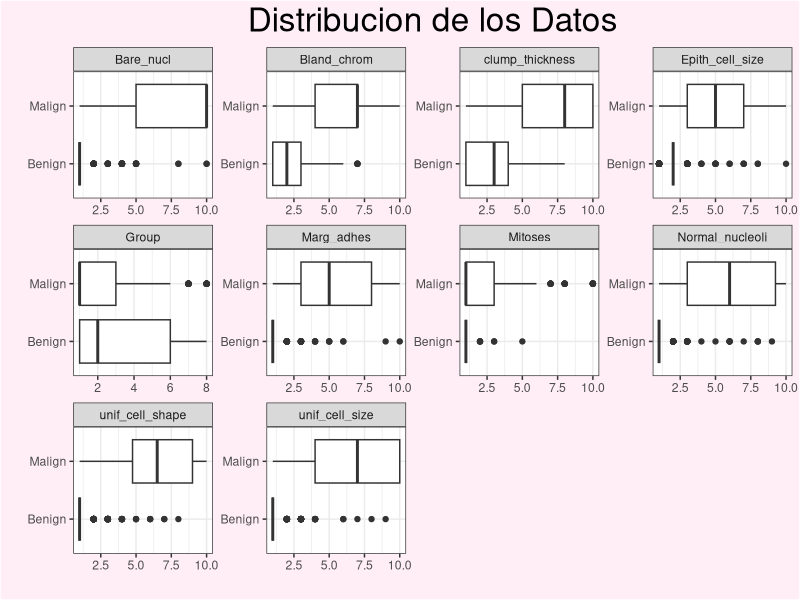
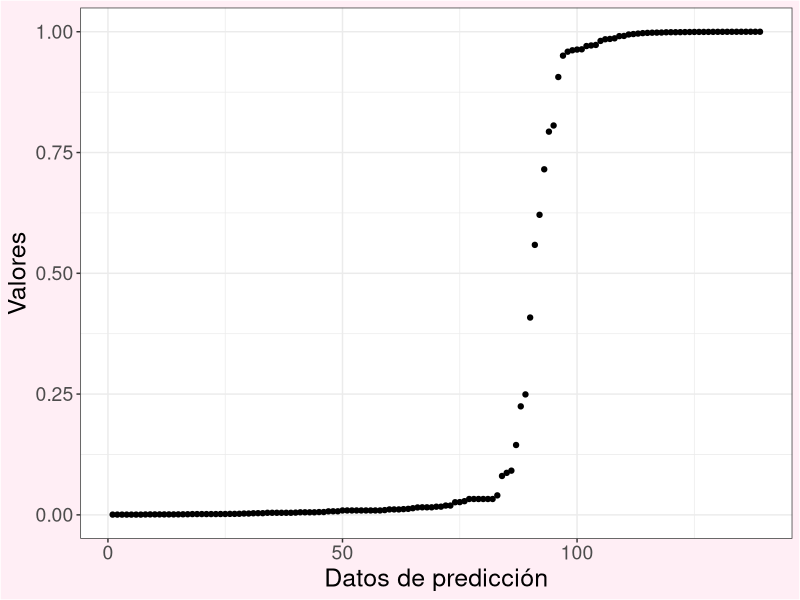
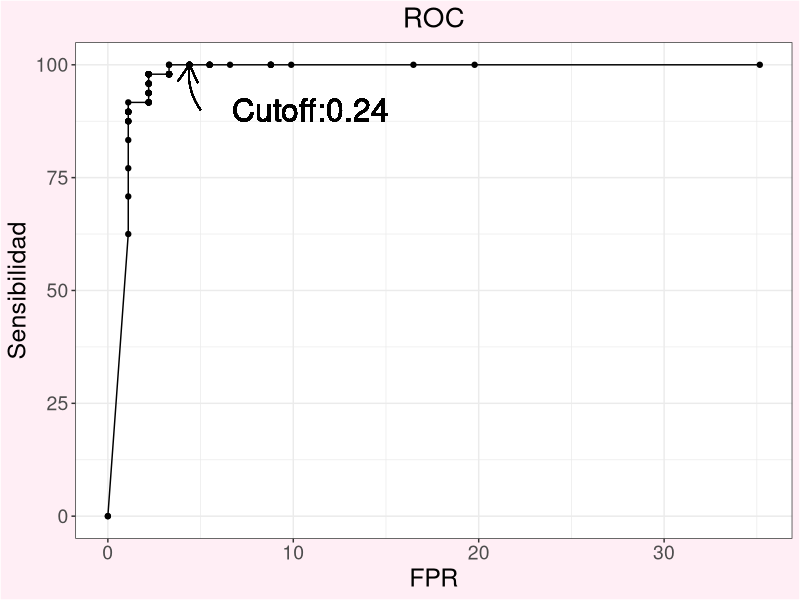
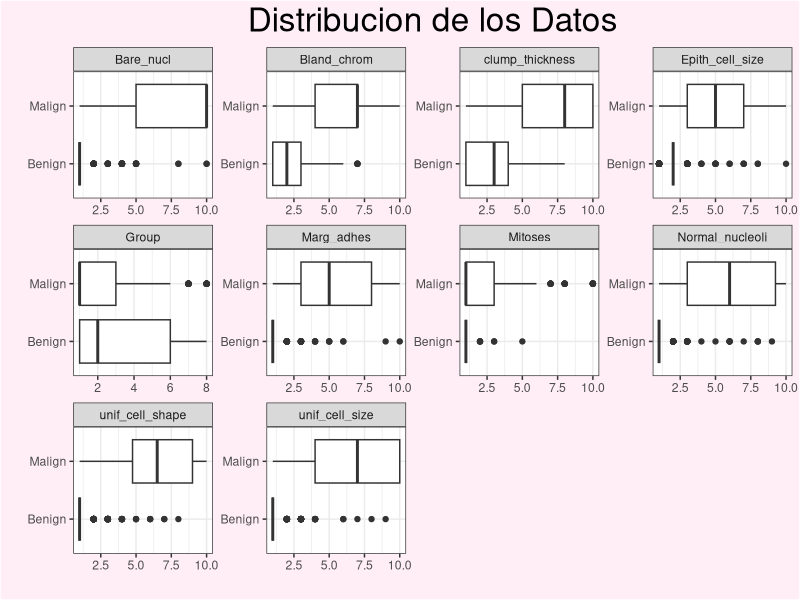
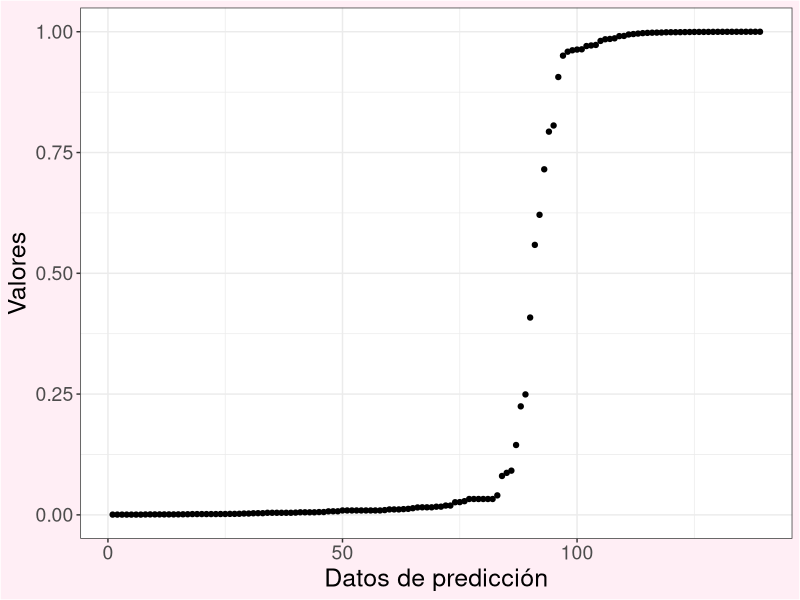
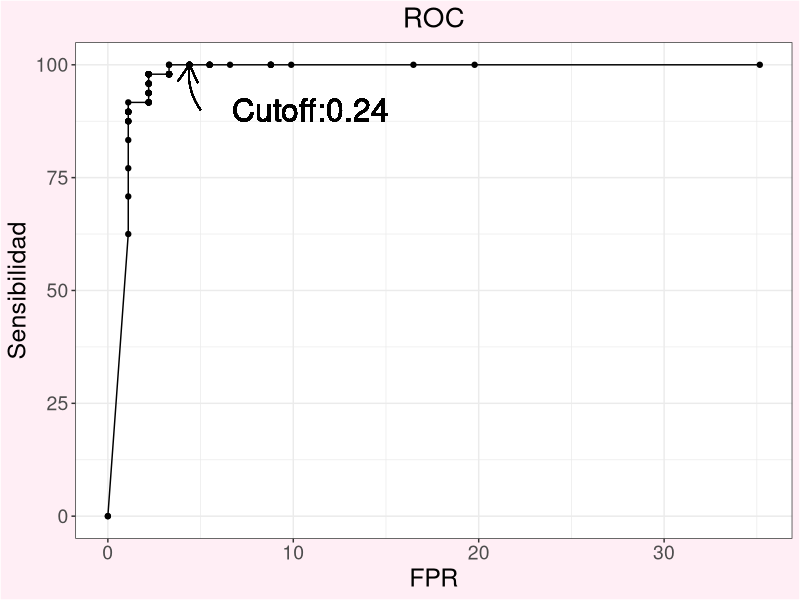

The R source for these figures, in order:
## ---- chunk 1
library(tidyverse)
library(ggplot2)
library(dplyr)
library(stringr)
library(MASS)
library(pROC)
## ---- chunk 2
raw_train=read.csv("../data/Breast_Cancer_train.data",sep = "_",header = FALSE)
raw_test <- read.csv("../data/Breast_Cancer_test_completo.csv")
## ---- chunk 3
#Funcion para extraer moda de un vector
moda=function(vector){
  return(as.numeric(names(which.max(table(unique(vector))))))
}

#Funcion para sacar los valores unicos que de un factor que superen mas del 10% de los valores totales, los cuales
#consideraremos como los autenticos valores del factor
factores=function(vector){
  threshold=round(length(vector))/10
  return(names(table(vector)[table(vector)>threshold]))
}

## ---- chunk 4

limpiar2=function(df,target){
  #Este vector almacenara filas que luego eliminaremos
  eliminar=vector()
  #Este for iterara por las columnas del data frame
  for (k in 2:length(colnames(df))){
    #Si la columna es numerica entra un for que itera por los datos de esa columna y cambia los datos si cumplen 
    #unas condiciones
    if (is.numeric(df[,k])==TRUE){

      for (r in 1:length(row.names(df))){
        #Si son NA los sustituye por la media de los valores de esa columna que no son NA.
        if (is.na(df[r,k])==1){

          df[r,k] <-round(mean(df[,k][is.na(df[,k])==0]))
        #Si son mayores de 10 asumimos que el segundo numero es erroneo. Dividimos por 10 y redondeamos.
        }else if(df[r,k]>10){
          df[r,k] <- round(df[r,k]/10)
        #Si son menores de 0 las conviertes en positivo
        }else if (df[r,k]<0){
          df[r,k]=-df[r,k]
        }
      }
    #Si en cambio esa columna es un factor habra codigio extra
    }else if(is.factor(df[,k])==TRUE){

      #Sacaremos los valores unicos que superen mas de X counts, que asumimos que son los niveles adecuados de 
      #ese factor
      levl=factores(df[,k])

      #transformamos en numerico la columna para poder operar
      df[,k] <- as.numeric(as.character(df[,k]))
      #El for itera por los valores de la columna
      for (r in 1:length(row.names(df))){
        if (is.na(df[r,k])==1){
          #Si es na lo sustituimos por la moda, ya que la media nos podria dar valores que no fuesen uno de los
          #niveles
          df[r,k] <-moda(df[,k][is.na(df[,k])==0])
          #Si es mayor de 10 dividimos por 10 y redondeamos igual que en el otro for
        }else if(df[r,k]>10){
          df[r,k] <- round(df[r,k]/10)
          #Si es un valor que no corresponde a los niveles del factor lo sustituyo por la moda.Si esa columna es el factor que queremos predecir la metemos el la lista de                 #eliminar ya que imputar tu target no seria adecuado
        }else if (!(df[r,k] %in% levl)){
          df[r,k] <-moda(df[,k][is.na(df[,k])==0])
          if (colnames(df)[k]==target){
            eliminar=append(eliminar,r) 
          }
         
        }
      }
      #lo vuelvo a convertir en factor
      df[,k] <- as.factor(df[,k])
      #le añado los niveles
      levels(df[,k]) <- levl
      
    }
    
  }
  #Eliminamos las columnas del vector
  df=df[!(seq(1,length(rownames(df))) %in% eliminar),]
    
  return(df)
}

## ---- chunk 5
#Arreglamos el train dataset
train_complete <- raw_train %>% mutate_all(~ str_replace_all(., "h", ""))
train_complete  <- as.data.frame(lapply(train_complete, as.numeric))
train_complete[,12] <- as.factor(train_complete[,12])
colnames(train_complete)=c("ID","clump_thickness","unif_cell_size","unif_cell_shape","Marg_adhes","Epith_cell_size","Bare_nucl","Bland_chrom","Normal_nucleoli","Mitoses","Group","class")
train_complete <- limpiar2(train_complete,"class")

#Arreglamos el test dataset
test_complete <- as.data.frame(lapply(raw_test,as.numeric))
test_complete[,12] <- as.factor(test_complete[,12])
colnames(test_complete)=c("ID","clump_thickness","unif_cell_size","unif_cell_shape","Marg_adhes","Epith_cell_size","Bare_nucl","Bland_chrom","Normal_nucleoli","Mitoses","Group","class")
test_complete <- limpiar2(test_complete,"class")

#Les cambiamos los niveles a las columnas del factor "class"
levels(train_complete$class) <- c("Benign","Malign")
levels(test_complete$class) <- c("Benign","Malign")

## ---- chunk 6
#Transformamos en formato long todas las variables menos "class"
train_long <- train_complete %>% dplyr::select(,-ID) %>% pivot_longer(cols=colnames(train_complete)[colnames(train_complete)!=c("ID","class")],names_to = "variable")

#Hacemos un grid con un boxplot para cada variable comparando las muestras "malign" y "benign"
distribucion_datos <- ggplot(train_long, aes(x=value,y=class)) +
  geom_boxplot()+
  facet_wrap(~variable, scales = "free",)+
  ggtitle("Distribucion de los Datos")+
  ylab("")+
  xlab("")+
  theme_bw()+
  theme(plot.title = element_text(hjust = 0.5, size = 24),plot.background = element_rect(rgb(255, 238, 245 , maxColorValue = 255)),)

png(filename = "../graphs/data_distribution.png",units = "cm",height = 15,width = 20,res = 500)
distribucion_datos
dev.off()
distribucion_datos
## ---- chunk 7
## Barajamos las filas del dataframe
train_complete<- train_complete[sample(1:length(row_number(train_complete))),]

tercio <- round(length(row_number(train_complete))/3)

##Dividimos el dataframe el tres partes con el mismo numero de filas
train_group1 <- train_complete[1:tercio,]
train_group2 <- train_complete[(tercio+1):(tercio*2),]
train_group3 <- train_complete[((tercio*2)+1):length(row_number(train_complete)),]

#Hacemos los distintos grupos para el cross validation
train_1=rbind(train_group1,train_group2)
test_1=train_group3

train_2=rbind(train_group1,train_group3)
test_2=train_group2

train_3=rbind(train_group3,train_group2)
test_3=train_group1
## ---- chunk 8
#El pvalue threshold por defecto es 0.05 pero se puede cambiar
stepwise_down=function(df,prediccion,p_value_threshold=0.05){
  i=1
  #Esta parte crea la formula inicial que se usara en el glm
  formula=paste0(prediccion,"~")
  resto_variables <-  colnames(df)[!(colnames(df)==prediccion)]
  for (name in 1:(length(resto_variables))){
    if (name==1){
      formula=paste0(formula,resto_variables[name])
    }else{
      formula=paste(formula,resto_variables[name],sep="+")
    }
    
  }
  
  #Inicializamos el for donde iremos quitando creando un glm y quitando la variable menos significativa en cada bucle
  for (step in 1:100){
    #Hacemos el glm
    modelo=glm(formula,df,family=(binomial(link="logit")))
    resumen=summary(modelo)
    lista=(2:length(rownames(resumen$coefficients)))
    #Quitamos el intercept del dataframe.
    resumen=resumen$coefficients[lista,]
    #Aislamos la variable con mayor p_value
    menos_influyente=rownames(resumen)[resumen[,4]==max(resumen[,4])]
    #Aislamos la primera variable de la formula
    primero_en_formula=unlist(str_split(str_remove(formula,paste0(prediccion,"~")),pattern = "\\+"))[1]
    #Si el p_value de la variable menos influyente es menor del threshold establecido se sale del for y se termina la funcion
    if(resumen[,4][resumen[,4]==max(resumen[,4])]<p_value_threshold){
      
      break
    }
    #Si la menos influyente es la primera la quitamos de la formula
    if (menos_influyente==primero_en_formula){
      formula=str_remove(formula,paste0(menos_influyente,"\\+"))
    #Si no es la primera la quitamos de una manera ligeramente distinta
    }else{
      formula=str_remove(formula,paste0("\\+",menos_influyente))
    }
    
    
  }
  #Devolvemos el modelo glm 
  return(modelo)
}

## ---- chunk 9

estadisticas=function(df,col_test,col_predic,variable_positive,variable_negative,show=TRUE){
  #Extramos una tabla con el numero de Benign y Malign en la columna de la variable que queremos predecir y el numero de la columna con las predicciones
  tabla=table(df[,col_test],df[,col_predic],dnn = c("true_value","predicction"))
  #Extramos los tipos de resultados de la tabla
  true_positives=tabla[variable_positive,variable_positive]
  true_negative=tabla[variable_negative,variable_negative]
  false_positive=tabla[variable_negative,variable_positive]
  false_negative=tabla[variable_positive,variable_negative]
  
  #Calculamos las estadisticas
  sensitivity=round((true_positives/(true_positives+false_negative))*100,2)
  specificity=round((true_negative/(true_negative+false_positive))*100,2)
  PPV=round((true_positives/(true_positives+false_positive))*100,2)
  NPV=round((true_negative/(true_negative+false_negative))*100,2)
  FPR=round((false_positive/(false_positive+true_negative))*100,2)
  FNR=round((false_negative/(false_negative+true_positives))*100,2)
  Accuracy=round(((true_positives+true_negative)/(true_negative+true_positives+false_negative+false_positive))*100,2)
  
  if (show==TRUE){
  #Hacemos el display de las estadisticas
  print(tabla)
  print(paste0("Sensitivity: ",sensitivity,"%"))
  print(paste0("Specificity: ",specificity,"%"))
  print(paste0("Positive Predictive Value: ", PPV,"%"))
  print(paste0("Negative Predictive Value: ",NPV,"%"))
  print(paste0("False Positive Rate: ",FPR,"%"))
  print(paste0("False Negative Rate: ",FNR,"%"))
  print(paste0("Accuracy: ",Accuracy,"%"))
  }
  
  #Agrupamos las estaditicas en un dataframe y lo devolvemos
  data=data.frame(sensitivity,specificity,PPV,NPV,FPR,FNR,Accuracy)
  row.names(data)="%"
  return(t(data))
}

## ---- chunk 10
ROC=function(df,col_test,col_predic,variable_positive,variable_negative){
  
  #Creamos vectores que almacenen la sensibilidad el FPR y el cutoff value en cada iteration del for
  sens=vector()
  FPR=vector()
  thresh=vector()
  #Cremos un for donde el cutoff value vaya incrementando de 0 a 1 en pasos de 0.01
  for(threshold in seq(0,1,0.01)){
    dataframe=df
    #Transformamos la columna de de predicciones que tiene probabilidades de 0 a 1 en "Benign" y "Malign" en base a si esa probabilidad supera el cutoff value
    dataframe[,col_predic]=ifelse(dataframe[,col_predic]<=threshold,0,1)
    dataframe[,col_predic]=as.factor( dataframe[,col_predic])
    levels( dataframe[,col_predic]) <- c(variable_negative,variable_positive)
    #Sacamos las estadisticas de ese dataframe
    esta=estadisticas(dataframe,col_test,col_predic,variable_positive,variable_negative,show=FALSE)
    #Metemos las estadisticas y el cutoff en los vectores
    thresh=append(thresh,threshold)
    sens=append(sens,esta[1,])
    FPR=append(FPR,esta[5,])
    
  }
  #Combinamos los vectores en un data frame y lo devolvemos
  resultados=as.data.frame(cbind(thresh,sens,FPR))
  return(resultados)
}
## ---- chunk 11
#Sacamos el modelo de cada grupo de entrenamiento
modelo1=stepwise_down(train_1,"class")
modelo2=stepwise_down(train_2,"class")
modelo3=stepwise_down(train_3,"class")


#Hacemos las predicciones y las redondeamos a 0 o 1 y les asignamos el nivel.
prediccion1=as.factor(round(predict(modelo1,test_1,type="response")))
levels(prediccion1) <- c("Benign","Malign")
prediccion2=as.factor(round(predict(modelo2,test_2,type="response")))
levels(prediccion2) <- c("Benign","Malign")
prediccion3=as.factor(round(predict(modelo3,test_3,type="response")))
levels(prediccion3) <- c("Benign","Malign")

#Sacamos las estadisticas
comparacion1 <- cbind(test_1,prediccion1)
estadisticas_cv1 <- estadisticas(comparacion1,"class","prediccion1","Malign","Benign",show=FALSE)

comparacion2<- cbind(test_2,prediccion2)
estadisticas_cv2 <- estadisticas(comparacion2,"class","prediccion2","Malign","Benign",show=FALSE)


comparacion3 <- cbind(test_3,prediccion3)
estadisticas_cv3 <- estadisticas(comparacion3,"class","prediccion3","Malign","Benign",show=FALSE)

print(cbind(estadisticas_cv1,estadisticas_cv2,estadisticas_cv3))






## ---- chunk 12
#Hacemos el stepwise y obtenemos el modelo
modelo_final=stepwise_down(train_complete,"class",p_value_threshold = 0.05)
summary(modelo_final)
#Predecimos si el tumor es maligno o no con los datos del test dataset
prediccion_final=predict(modelo_final,test_complete,type="response")
levels(prediccion_final) <- c("Benign","Malign")
#Esas predicciones las juntamos con el dataframe del test dataset
comparacion_final <- cbind(test_complete,prediccion_final)

#Con el objetivo de plotear las probabilidades que hemos predecido ordenamos el dataframe en funcion de esa columna
comparacion_final <- comparacion_final[order(comparacion_final$prediccion_final),]
comparacion_final <- cbind(comparacion_final,seq(1,length(rownames(comparacion_final))))
colnames(comparacion_final)[14] <- "indice"
#Ploteamos la columna de las predicciones
DIST=ggplot(comparacion_final,aes(x=indice,y=prediccion_final))+geom_point()+ylab("Valores")+xlab("Datos de predicción")+theme_bw()+theme(axis.title.x = element_text(size = 18),axis.title.y = element_text(size = 18),axis.text.x =element_text(size = 14),axis.text.y =element_text(size = 14),plot.background = element_rect(rgb(255, 238, 245 , maxColorValue = 255)))
png(filename = "../graphs/prediccion_distribucion.png",units = "cm",height = 15,width = 20,res = 500)
DIST
dev.off()
DIST

## ---- chunk 13
#Hacemos el ROC y lo ploteamos
roc=ROC(comparacion_final,"class","prediccion_final","Malign","Benign")
#Ordenamos el dataframe en funcion de la sensibilidad
roc=roc[order(roc$sens),]
#Ploteamos la sensibilidad contra el FPR
ROC=ggplot(roc,aes(x=FPR,y=sens))+geom_point()+geom_line()+ylab("Sensibilidad")+
  geom_text(aes(label = "Cutoff:0.24"), x = 5, y = 90, hjust = -0.2, vjust = 0.5,size=8)+ggtitle("ROC")+
  geom_curve(aes(x = 5, y = 90, xend = 4.4, yend = 100), 
             curvature = -0.2, 
             arrow = arrow(length = unit(0.2, "inches")))+
  theme_bw()+
  theme(axis.title.x = element_text(size = 18),axis.title.y = element_text(size = 18),axis.text.x =element_text(size = 14),axis.text.y =element_text(size = 14),plot.title = element_text(hjust = 0.5,size=20),plot.background = element_rect(rgb(255, 238, 245 , maxColorValue = 255)))
png(filename = "../graphs/ROC.png",units = "cm",height = 15,width = 20,res = 500)
ROC
dev.off()
ROC
#Vemos que el cutoff mas alto que tiene un 100% de sensibilidad es 0.24
cutoff=max(roc[roc$sens==100,][,1])

## ---- chunk 14
#Sacamos las estadisticas del modelo con el cutoff value de 0.24
comparacion_final[,"prediccion_final"]=as.factor(ifelse(comparacion_final[,"prediccion_final"]<=cutoff,0,1))
levels(comparacion_final[,"prediccion_final"])=c("Benign","Malign")
estats=estadisticas(comparacion_final,"class","prediccion_final","Malign","Benign",show=FALSE)
print(estats)



